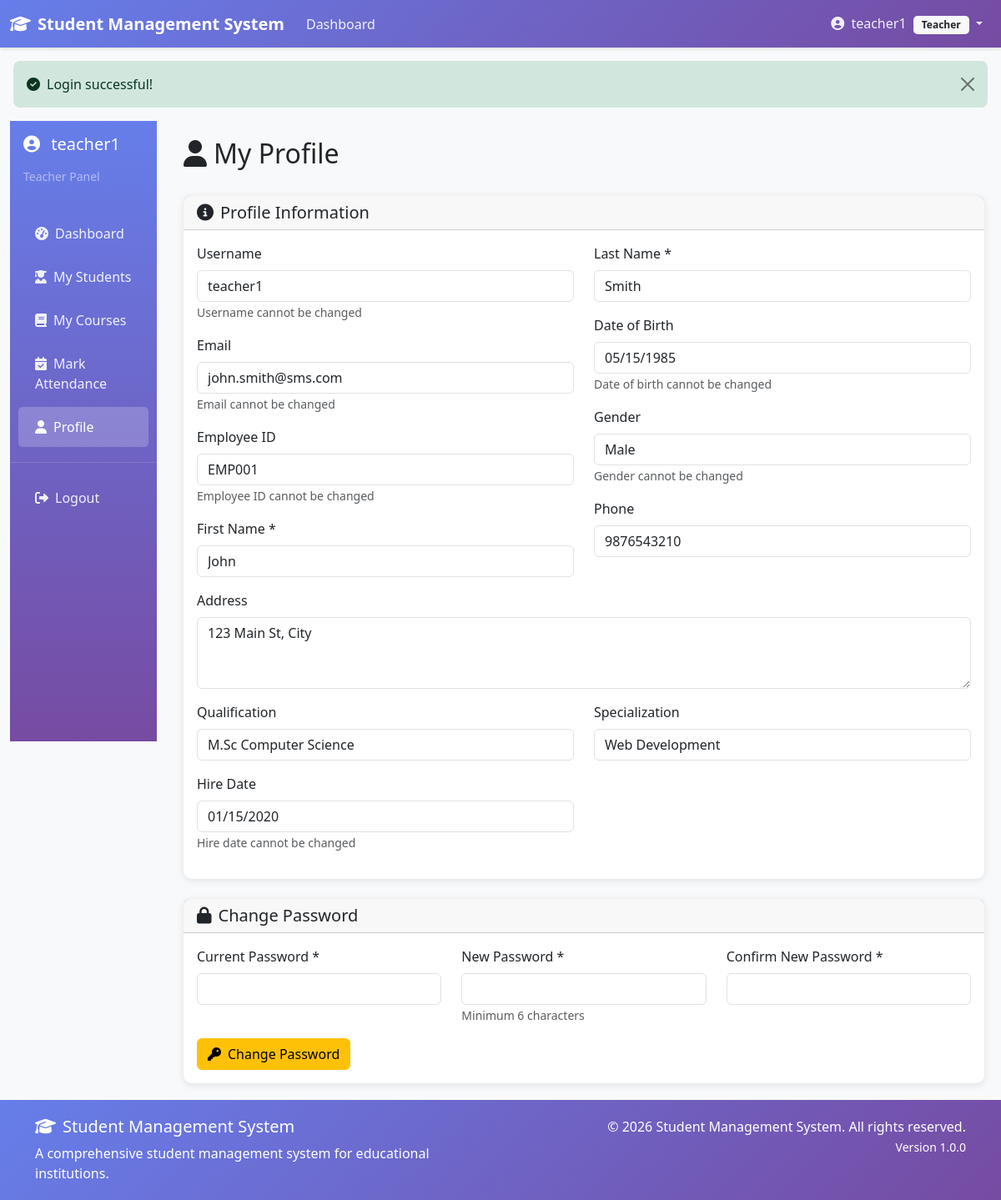
Screenshot of /teacher/profile.php (signed in) with the database file from the repository.
### tables this page shows
CREATE TABLE teachers (
    id INT AUTO_INCREMENT PRIMARY KEY,
    user_id INT UNIQUE NOT NULL COMMENT 'Link to users table',
    first_name VARCHAR(50) NOT NULL COMMENT 'Teacher first name',
    last_name VARCHAR(50) NOT NULL COMMENT 'Teacher last name',
    employee_id VARCHAR(20) UNIQUE NOT NULL COMMENT 'Auto-generated employee ID (EMP001, etc.)',
    date_of_birth DATE NOT NULL COMMENT 'Teacher date of birth',
    gender ENUM('male', 'female', 'other') NOT NULL COMMENT 'Teacher gender',
    phone VARCHAR(15) DEFAULT NULL COMMENT 'Contact phone number',
    address TEXT DEFAULT NULL COMMENT 'Residential address',
    qualification VARCHAR(100) DEFAULT NULL COMMENT 'Academic qualification',
    specialization VARCHAR(100) DEFAULT NULL COMMENT 'Subject specialization',
    hire_date DATE NOT NULL COMMENT 'Date of hiring',
    employment_type ENUM('permanent', 'contract', 'visiting', 'other') DEFAULT 'permanent' COMMENT 'Employment type',
    department VARCHAR(100) DEFAULT NULL COMMENT 'Department assignment',
    designation VARCHAR(100) DEFAULT NULL COMMENT 'Job designation',
    experience_years INT DEFAULT 0 COMMENT 'Years of teaching experience',
    salary DECIMAL(10,2) DEFAULT NULL COMMENT 'Monthly salary',
    bank_account VARCHAR(50) DEFAULT NULL COMMENT 'Bank account number',
    bank_name VARCHAR(100) DEFAULT NULL COMMENT 'Bank name',
    pan_number VARCHAR(20) DEFAULT NULL COMMENT 'PAN number for tax purposes',
    aadhaar_number VARCHAR(20) DEFAULT NULL COMMENT 'Aadhaar number (Indian ID)',
    is_active BOOLEAN DEFAULT TRUE COMMENT 'Employment status',
    created_at TIMESTAMP DEFAULT CURRENT_TIMESTAMP COMMENT 'Record creation time',
    updated_at TIMESTAMP DEFAULT CURRENT_TIMESTAMP ON UPDATE CURRENT_TIMESTAMP COMMENT 'Last update time',
    
     
    FOREIGN KEY (user_id) REFERENCES users(id) ON DELETE CASCADE,
    
     
    INDEX idx_employee_id (employee_id),
    INDEX idx_specialization (specialization),
    INDEX idx_department (department),
    INDEX idx_hire_date (hire_date)
);

CREATE TABLE users (
    id INT AUTO_INCREMENT PRIMARY KEY,
    username VARCHAR(50) UNIQUE NOT NULL COMMENT 'Login username - unique across system',
    email VARCHAR(100) UNIQUE NOT NULL COMMENT 'User email - unique across system',
    password VARCHAR(255) NOT NULL COMMENT 'Hashed password using bcrypt',
    role ENUM('admin', 'teacher', 'student') NOT NULL COMMENT 'User role for access control',
    profile_image VARCHAR(255) DEFAULT NULL COMMENT 'Profile picture path',
    is_active BOOLEAN DEFAULT TRUE COMMENT 'Account status (active/inactive)',
    last_login TIMESTAMP NULL COMMENT 'Last login timestamp',
    password_reset_token VARCHAR(255) DEFAULT NULL COMMENT 'Password reset token',
    password_reset_expires TIMESTAMP NULL COMMENT 'Password reset token expiry',
    created_at TIMESTAMP DEFAULT CURRENT_TIMESTAMP COMMENT 'Account creation time',
    updated_at TIMESTAMP DEFAULT CURRENT_TIMESTAMP ON UPDATE CURRENT_TIMESTAMP COMMENT 'Last update time',
    
     
    INDEX idx_username (username),
    INDEX idx_email (email),
    INDEX idx_role (role),
    INDEX idx_is_active (is_active)
);

### teacher/profile.php (the view, shortened to what this page needs)
<?php
$teacherInfo = [];
try {
    $pdo = getDBConnection();
    $stmt = $pdo->prepare("
        SELECT t.*, u.username, u.email
        FROM teachers t
        JOIN users u ON t.user_id = u.id
        WHERE t.user_id = ?
    ");
    $stmt->execute([getUserId()]);
    $teacherInfo = $stmt->fetch();
} catch (PDOException $e) {
    setErrorMessage('Database error: ' . $e->getMessage());
}
?>
<?php include __DIR__ . '/../includes/header.php'; ?>
<div class="container-fluid">
    <div class="row">
        <div class="col-md-3 col-lg-2 d-none d-md-block">
            <?php include __DIR__ . '/../includes/sidebar.php'; ?>
        </div>
        <div class="col-md-9 col-lg-10 main-content">
            <div class="d-flex justify-content-between align-items-center mb-4">
                <h2><i class="fas fa-user me-2"></i>My Profile</h2>
            </div>
            <?php if ($teacherInfo): ?>
                <div class="card mb-4">
                    <div class="card-header">
                        <h5 class="mb-0"><i class="fas fa-info-circle me-2"></i>Profile Information</h5>
                    </div>
                    <div class="card-body">
                        <form method="POST" action="">
                            <div class="row">
                                <div class="col-md-6">
                                    <div class="mb-3">
                                        <label class="form-label">Username</label>
                                        <input type="text" class="form-control" value="<?php echo htmlspecialchars($teacherInfo['username']); ?>" readonly>
                                        <small class="text-muted">Username cannot be changed</small>
                                    </div>
                                    <div class="mb-3">
                                        <label class="form-label">Email</label>
                                        <input type="email" class="form-control" value="<?php echo htmlspecialchars($teacherInfo['email']); ?>" readonly>
                                        <small class="text-muted">Email cannot be changed</small>
                                    </div>
                                    <div class="mb-3">
                                        <label class="form-label">Employee ID</label>
                                        <input type="text" class="form-control" value="<?php echo htmlspecialchars($teacherInfo['employee_id']); ?>" readonly>
                                        <small class="text-muted">Employee ID cannot be changed</small>
                                    </div>
                                    <div class="mb-3">
                                        <label class="form-label">First Name *</label>
                                        <input type="text" class="form-control" name="first_name" value="<?php echo htmlspecialchars($teacherInfo['first_name']); ?>" required>
                                    </div>
                                </div>
                                <div class="col-md-6">
                                    <div class="mb-3">
                                        <label class="form-label">Last Name *</label>
                                        <input type="text" class="form-control" name="last_name" value="<?php echo htmlspecialchars($teacherInfo['last_name']); ?>" required>
                                    </div>
                                    <div class="mb-3">
                                        <label class="form-label">Date of Birth</label>
                                        <input type="date" class="form-control" value="<?php echo $teacherInfo['date_of_birth']; ?>" readonly>
                                        <small class="text-muted">Date of birth cannot be changed</small>
                                    </div>
                                    <div class="mb-3">
                                        <label class="form-label">Gender</label>
                                        <input type="text" class="form-control" value="<?php echo ucfirst($teacherInfo['gender']); ?>" readonly>
                                        <small class="text-muted">Gender cannot be changed</small>
                                    </div>
                                    <div class="mb-3">
                                        <label class="form-label">Phone</label>
                                        <input type="tel" class="form-control" name="phone" value="<?php echo htmlspecialchars($teacherInfo['phone']); ?>">
                                    </div>
                                </div>
                            </div>
                            <div class="row">
                                <div class="col-12">
                                    <div class="mb-3">
                                        <label class="form-label">Address</label>
                                        <textarea class="form-control" name="address" rows="3"><?php echo htmlspecialchars($teacherInfo['address']); ?></textarea>
                                    </div>
                                </div>
                            </div>
                            <div class="row">
                                <div class="col-md-6">
                                    <div class="mb-3">
                                        <label class="form-label">Qualification</label>
                                        <input type="text" class="form-control" name="qualification" value="<?php echo htmlspecialchars($teacherInfo['qualification']); ?>">
                                    </div>
                                </div>
                                <div class="col-md-6">
                                    <div class="mb-3">
                                        <label class="form-label">Specialization</label>
                                        <input type="text" class="form-control" name="specialization" value="<?php echo htmlspecialchars($teacherInfo['specialization']); ?>">
                                    </div>
                                </div>
                            </div>
                            <div class="row">
                                <div class="col-md-6">
                                    <div class="mb-3">
                                        <label class="form-label">Hire Date</label>
                                        <input type="date" class="form-control" value="<?php echo $teacherInfo['hire_date']; ?>" readonly>
                                        <small class="text-muted">Hire date cannot be changed</small>
                                    </div>
                                </div>
                            </div>
                                                    </form>
                    </div>
                </div>
                <div class="card">
                    <div class="card-header">
                        <h5 class="mb-0"><i class="fas fa-lock me-2"></i>Change Password</h5>
                    </div>
                    <div class="card-body">
                        <form method="POST" action="">
                            <div class="row">
                                <div class="col-md-4">
                                    <div class="mb-3">
                                        <label class="form-label">Current Password *</label>
                                        <input type="password" class="form-control" name="current_password" required>
                                    </div>
                                </div>
                                <div class="col-md-4">
                                    <div class="mb-3">
                                        <label class="form-label">New Password *</label>
                                        <input type="password" class="form-control" name="new_password" required>
                                        <small class="text-muted">Minimum 6 characters</small>
                                    </div>
                                </div>
                                <div class="col-md-4">
                                    <div class="mb-3">
                                        <label class="form-label">Confirm New Password *</label>
                                        <input type="password" class="form-control" name="confirm_password" required>
                                    </div>
                                </div>
                            </div>
                            <button type="submit" class="btn btn-warning">
                                <i class="fas fa-key me-2"></i>Change Password
                            </button>
                        </form>
                    </div>
                </div>
            <?php endif; ?>
        </div>
    </div>
</div>
<?php include __DIR__ . '/../includes/footer.php'; ?>

### includes/header.php (style rules this page uses)
:root { --primary-color: #667eea; --secondary-color: #764ba2; --success-color: #28a745; --danger-color: #dc3545; --warning-color: #ffc107; --info-color: #17a2b8; }
body { font-family: 'Segoe UI', Tahoma, Geneva, Verdana, sans-serif; background-color: #f8f9fa; }
.card { border: none; border-radius: 10px; box-shadow: 0 2px 10px rgba(0,0,0,0.1); transition: transform 0.3s ease, box-shadow 0.3s ease; }
.main-content { padding: 20px; }

### rows the page displays
teachers: user.username "teacher1", user.email "john.smith@sms.com", employee "EMP001", first_name "John", last_name "Smith", date_of_birth "05/15/1985", gender "Male", phone "9876543210", address "123 Main St, City", qualification "M.Sc Computer Science", specialization "Web Development", hire_date "01/15/2020"

### other values shown
APP_NAME "Student Management System"
$_SESSION['username'] "teacher1"
getUserRole() "Teacher"
$successMessage "Login successful!"
$role "Teacher"
APP_VERSION "1.0.0"
